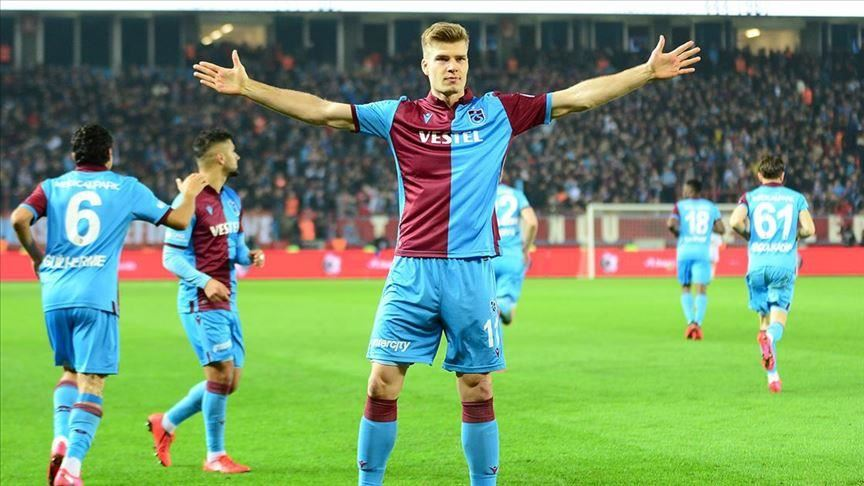
#> input picture pythonOpenCv/temel_islemler/sorloth.jpg, 864 x 486 px
$ python rotation_pic10.py
#> lines starting #> are read from the running program, lines starting #| are printed output that depends on the picture
import cv2
import numpy as np

img = cv2.imread("sorloth.jpg",0)
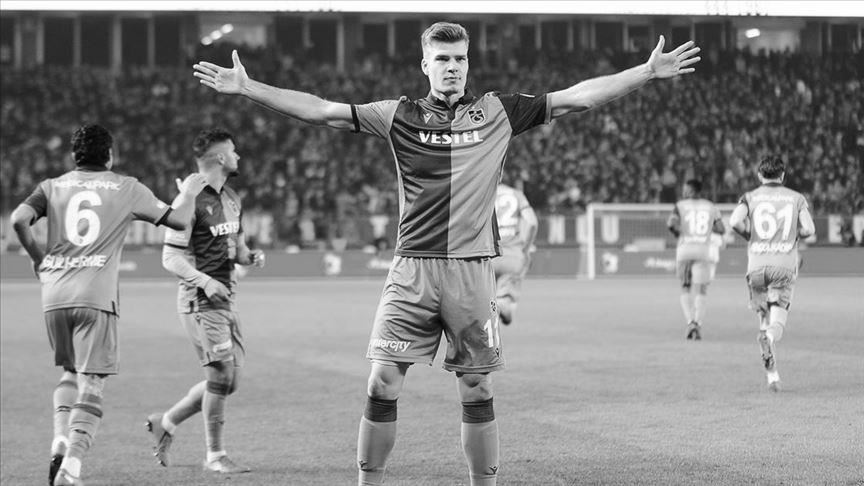
#> img: shape (486, 864); min 0, max 255, mean 133.3

row, col = img.shape[:2]
#> row = 486; col = 864

M = cv2.getRotationMatrix2D((col/5,row/3),90,1)
dst = cv2.warpAffine(img,M,(col,row))
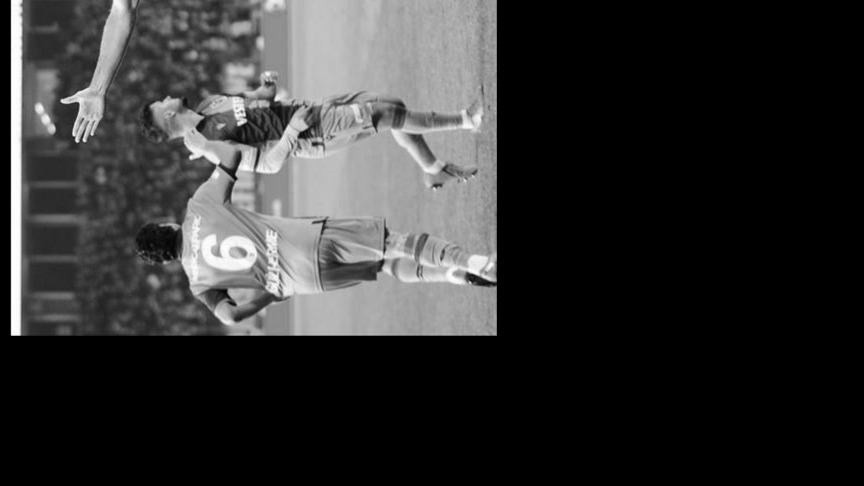
#> dst: shape (486, 864); min 0, max 255, mean 49.8

cv2.imshow("DST",dst)

cv2.waitKey(0)
cv2.destroyAllWindows()
